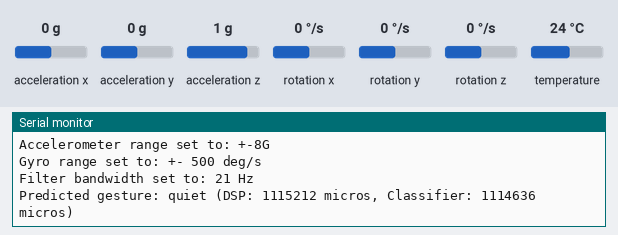
The sketch below on a simulated Arduino Uno, built with avr-gcc and run on an emulated ATmega328P. Parts: the last lines printed to the serial monitor. The inputs (shaded band) are chosen by the test bench; at power-on: acceleration x 0 g, acceleration y 0 g, acceleration z 1 g, rotation x 0 °/s, rotation y 0 °/s, rotation z 0 °/s, temperature 24 °C.

Above: at 1.3 s.
1.4 s: acceleration x set to -1.4 g
At 1.78 s:
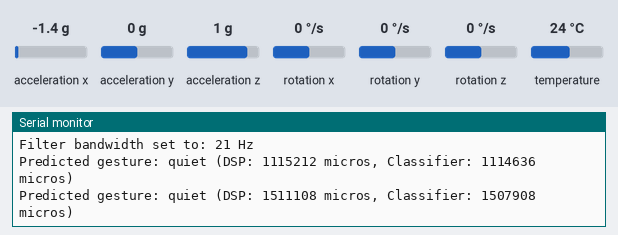
2.9 s: acceleration y set to -1.4 g
At 3.22 s:
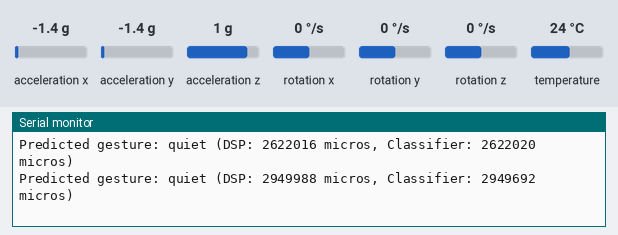
4.4 s: acceleration z set to -1.4 g
At 4.66 s:
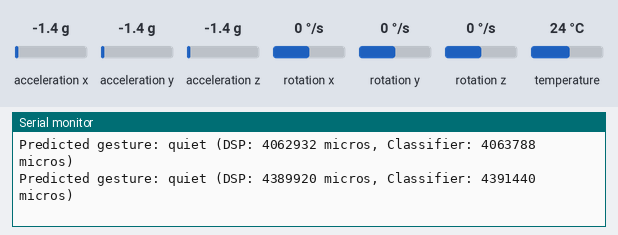
5.9 s: rotation x set to -192 °/s
At 6.09 s:
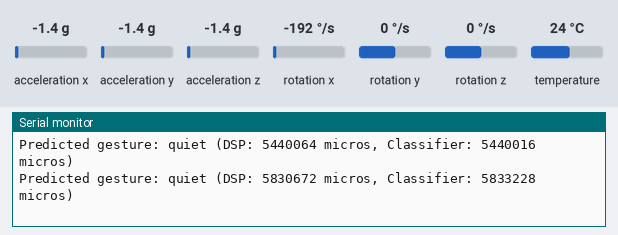
7.4 s: rotation y set to -192 °/s
At 7.52 s:
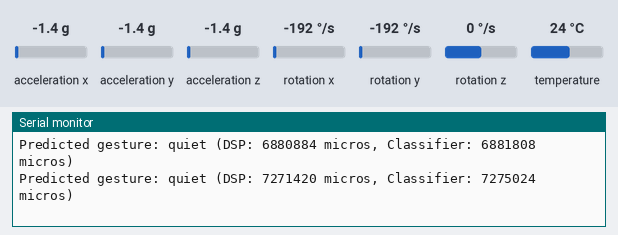

Measured:
- after the input at 1.4 s, the serial monitor: prints a new line after 0.14 s (image 1)
- after the input at 2.9 s, the serial monitor: prints a new line after 0.09 s (image 2)

The sketch:

IoT-02_IMU_Classify_by_text.ino
```cpp
// IoT-02_IMU_Classify_by_text.ino
// https://eloquentarduino.com/gesture-classification/

#include <Adafruit_MPU6050.h>
#include <Adafruit_Sensor.h>
#include <Wire.h>

#include "Pipeline.h"
#include "Classifier.h"

#define FREQUENCY_HZ        60
#define INTERVAL_MS         (1000 / (FREQUENCY_HZ + 1))

// objeto da classe Adafruit_MPU6050
Adafruit_MPU6050 mpu;

static unsigned long last_interval_ms = 0;

void setup() {
  Serial.begin(115200);
  Serial.println(__FILE__);

  // Try to initialize!
  if (!mpu.begin()) { // if (!mpu.begin(0x68))
    Serial.println("Failed to find MPU6050 chip");
    while (1) {
      delay(10);
    }
  }
  Serial.println("MPU6050 Found!");

  mpu.setAccelerometerRange(MPU6050_RANGE_8_G);
  Serial.print("Accelerometer range set to: ");
  switch (mpu.getAccelerometerRange()) {
    case MPU6050_RANGE_2_G:
      Serial.println("+-2G");
      break;
    case MPU6050_RANGE_4_G:
      Serial.println("+-4G");
      break;
    case MPU6050_RANGE_8_G:
      Serial.println("+-8G");
      break;
    case MPU6050_RANGE_16_G:
      Serial.println("+-16G");
      break;
  }
  mpu.setGyroRange(MPU6050_RANGE_500_DEG);
  Serial.print("Gyro range set to: ");
  switch (mpu.getGyroRange()) {
    case MPU6050_RANGE_250_DEG:
      Serial.println("+- 250 deg/s");
      break;
    case MPU6050_RANGE_500_DEG:
      Serial.println("+- 500 deg/s");
      break;
    case MPU6050_RANGE_1000_DEG:
      Serial.println("+- 1000 deg/s");
      break;
    case MPU6050_RANGE_2000_DEG:
      Serial.println("+- 2000 deg/s");
      break;
  }

  mpu.setFilterBandwidth(MPU6050_BAND_21_HZ);
  Serial.print("Filter bandwidth set to: ");
  switch (mpu.getFilterBandwidth()) {
    case MPU6050_BAND_260_HZ:
      Serial.println("260 Hz");
      break;
    case MPU6050_BAND_184_HZ:
      Serial.println("184 Hz");
      break;
    case MPU6050_BAND_94_HZ:
      Serial.println("94 Hz");
      break;
    case MPU6050_BAND_44_HZ:
      Serial.println("44 Hz");
      break;
    case MPU6050_BAND_21_HZ:
      Serial.println("21 Hz");
      break;
    case MPU6050_BAND_10_HZ:
      Serial.println("10 Hz");
      break;
    case MPU6050_BAND_5_HZ:
      Serial.println("5 Hz");
      break;
  }

  Serial.println("");
  delay(100);}

void loop() {
  float ax, ay, az, gx, gy, gz;

  sensors_event_t a, g, temp;

  if (millis() > last_interval_ms + INTERVAL_MS) {
    last_interval_ms = millis();

    mpu.getEvent(&a, &g, &temp);

    ax = a.acceleration.x;
    ay = a.acceleration.y;
    az = a.acceleration.z;
    gx = g.gyro.x;
    gy = g.gyro.y;
    gz = g.gyro.z;

    // perform feature extraction
    float features[] = {ax, ay, az, gx, gy, gz};

    if (!pipeline.transform(features))
      return;

    // perform classification
    Serial.print("Predicted gesture: ");
    Serial.print(forest.predictLabel(pipeline.X));
    Serial.print(" (DSP: ");
    Serial.print(pipeline.latencyInMicros());
    Serial.print(" micros, Classifier: ");
    Serial.print(forest.latencyInMicros());
    Serial.println(" micros)");
    Serial.println();
  }
}
```

Pipeline.h
```cpp
#ifndef UUID140663056114512
#define UUID140663056114512

#include <cstring>


namespace ContinousMotionPipeline {


        #ifndef UUID140663060446032
#define UUID140663060446032

/**
  * MinMaxScaler(low=0, high=1)
 */
class Step0 {
    public:

        /**
         * Transform input vector
         */
        bool transform(float *x) {

    for (uint16_t i = 0; i < 6; i++) {
        x[i] = (x[i] - offset[i]) * scale[i] + 0;

        if (x[i] < 0) x[i] = 0;
        else if (x[i] > 1) x[i] = 1;
    }

    return true;


            return true;
        }

    protected:

    float offset[6] = {-7.18000000000f, -2.77000000000f, 4.33000000000f, -1.23000000000f, -0.99000000000f, -1.49000000000f};
    float scale[6] = {0.07547169811f, 0.16233766234f, 0.10152284264f, 0.41322314050f, 0.59523809524f, 0.36630036630f};

};


#endif

        #ifndef UUID140663086655312
#define UUID140663086655312

/**
  * Window(length=60, shift=18)
 */
class Step1 {
    public:

        /**
         * Transform input vector
         */
        bool transform(float *x) {

    // append x to queue
    memcpy(queue + head, x, sizeof(float) * 6);
    head += 6;

    if (head != 360)
        return false;

    // copy queue to x and shift
    memcpy(x, queue, sizeof(float) * 360);


        memcpy(queue, queue + 108, sizeof(float) * 252);


    head -= 108;


            return true;
        }

    protected:

    uint16_t head = 0;
    float queue[360] = {0};

};


#endif

        #ifndef UUID140663081594576
#define UUID140663081594576

/**
  * SpectralFeatures(num_inputs=6, window_length=60, order=2, num_features=20)
 */
class Step2 {
    public:

        /**
         * Transform input vector
         */
        bool transform(float *x) {

    // spectral features
    uint16_t idx = 0;

    for (uint16_t k = 0; k < 6; k++) {
        float minimum = 9999999;
        float maximum = -9999999;
        float abs_minimum = 999999;
        float abs_maximum = 0;
        float mean = 0;
        float abs_energy = 0;
        float mean_abs_change = 0;
        float cid_ce = 0;
        float xi_prev = x[k];

        // first-order features
        for (uint16_t i = k; i < 360; i += 6) {
            float xi = x[i];
            float abs_xi = abs(xi);
            float xi_prev2 = (i >= k + 12) ? x[i - 12] : xi;

            float xi2 = xi * xi;
            float diff = xi - xi_prev;

            // start of features
            minimum = xi < minimum ? xi : minimum;
            maximum = xi > maximum ? xi : maximum;
            abs_minimum = abs_xi < abs_minimum ? abs_xi : abs_minimum;
            abs_maximum = abs_xi > abs_maximum ? abs_xi : abs_maximum;
            mean += xi;
            abs_energy += xi2;
            mean_abs_change += abs(diff);
            cid_ce += diff * diff;
            xi_prev = xi;
        }

        mean /= 60;
        abs_energy /= 60;
        mean_abs_change /= 60;
        cid_ce /= 60;

        buffer[idx++] = maximum;
        buffer[idx++] = minimum;
        buffer[idx++] = abs_maximum;
        buffer[idx++] = abs_minimum;
        buffer[idx++] = mean;
        buffer[idx++] = abs_energy;
        buffer[idx++] = mean_abs_change;
        buffer[idx++] = cid_ce;


            // second-order features
            float xi_mean_prev = x[k] - mean;
            float count_above_mean = 0;
            float count_below_mean = 0;
            float first_position_of_max = 360;
            float first_position_of_min = 360;
            float max_count = 0;
            float min_count = 0;
            float max_thresh = maximum - abs(maximum) * 0.02;
            float min_thresh = minimum + abs(minimum) * 0.02;
            float var = 0;
            float std = 0;
            float kurtosis = 0;
            float skew = 0;
            float has_large_std = 0;
            float variation_coefficient = 0;

            for (uint16_t i = k; i < 360; i += 6) {
                float xi = x[i];
                float xi_mean = xi - mean;
                float var_i = xi_mean * xi_mean;

                // start of features
                var += var_i;
                count_above_mean += xi_mean >  0.001 ? 1 : 0;
                count_below_mean += xi_mean < -0.001 ? 1 : 0;
                first_position_of_max = (i < first_position_of_max && abs(xi - maximum) < 0.001) ? i : first_position_of_max;
                first_position_of_min = (i < first_position_of_min && abs(xi - minimum) < 0.001) ? i : first_position_of_min;

                if (var_i > 0.001) {
                    skew += var_i * xi_mean;
                    kurtosis += var_i * var_i;
                }
                if (xi > max_thresh) { max_count += 1; }
                if (xi < min_thresh) { min_count += 1; }

                xi_mean_prev = xi_mean;
            }

            var /= 60;
            std = sqrt(var);
            first_position_of_max = int((first_position_of_max - k) / 60);
            first_position_of_min = int((first_position_of_min - k) / 60);
            skew = var > 0.001 ? skew / pow(var, 1.5) : 0;
            kurtosis = var > 0.001 ? kurtosis / (var * var) : 0;
            has_large_std = std > 0.25 * (maximum - minimum);
            variation_coefficient = (mean > 0.001) ? var / mean : 0;

            buffer[idx++] = std;
            buffer[idx++] = var;
            buffer[idx++] = count_above_mean;
            buffer[idx++] = count_below_mean;
            buffer[idx++] = first_position_of_max;
            buffer[idx++] = first_position_of_min;
            buffer[idx++] = max_count;
            buffer[idx++] = min_count;
            buffer[idx++] = has_large_std;
            buffer[idx++] = skew;
            buffer[idx++] = kurtosis;
            buffer[idx++] = variation_coefficient;

    }

    memcpy(x, buffer, 120 * sizeof(float));


            return true;
        }

    protected:

    float buffer[120];

};


#endif


     /**
      * Pipeline:
 * ---------
 *  > MinMaxScaler(low=0, high=1)
 *  > Window(length=60, shift=18)
 *  > SpectralFeatures(num_inputs=6, window_length=60, order=2, num_features=20)
     */
    class Pipeline {
        public:
            static const uint16_t NUM_INPUTS = 6;
            static const uint16_t NUM_OUTPUTS = 120;
            static const uint16_t WORKING_SIZE = 360;
            float X[360];

            /**
             * Apply pipeline to input vector
             */
            template<typename T>
            bool transform(T *x) {
                for (uint16_t i = 0; i < 6; i++)
                    this->X[i] = x[i];

                size_t start = micros();
                bool isOk =

                     step0.transform(X)

                    && step1.transform(X)

                    && step2.transform(X)
                ;

                latency = micros() - start;

                return isOk;
            }

            /**
             * Debug output feature vector
             */
            template<typename PrinterInterface>
            void debugTo(PrinterInterface &printer, uint8_t precision=5) {
                printer.print(X[0], precision);

                for (uint16_t i = 1; i < 120; i++) {
                    printer.print(", ");
                    printer.print(X[i], precision);
                }

                printer.print('\n');
            }

            /**
 * Get latency in micros
 */
uint32_t latencyInMicros() {
    return latency;
}

/**
 * Get latency in millis
 */
uint16_t latencyInMillis() {
    return latency / 1000;
}

        protected:
            float latency;

                ContinousMotionPipeline::Step0 step0;

                ContinousMotionPipeline::Step1 step1;

                ContinousMotionPipeline::Step2 step2;

    };
}


static ContinousMotionPipeline::Pipeline pipeline;


#endif
```

Source omitted: Classifier.h (77146 bytes)
